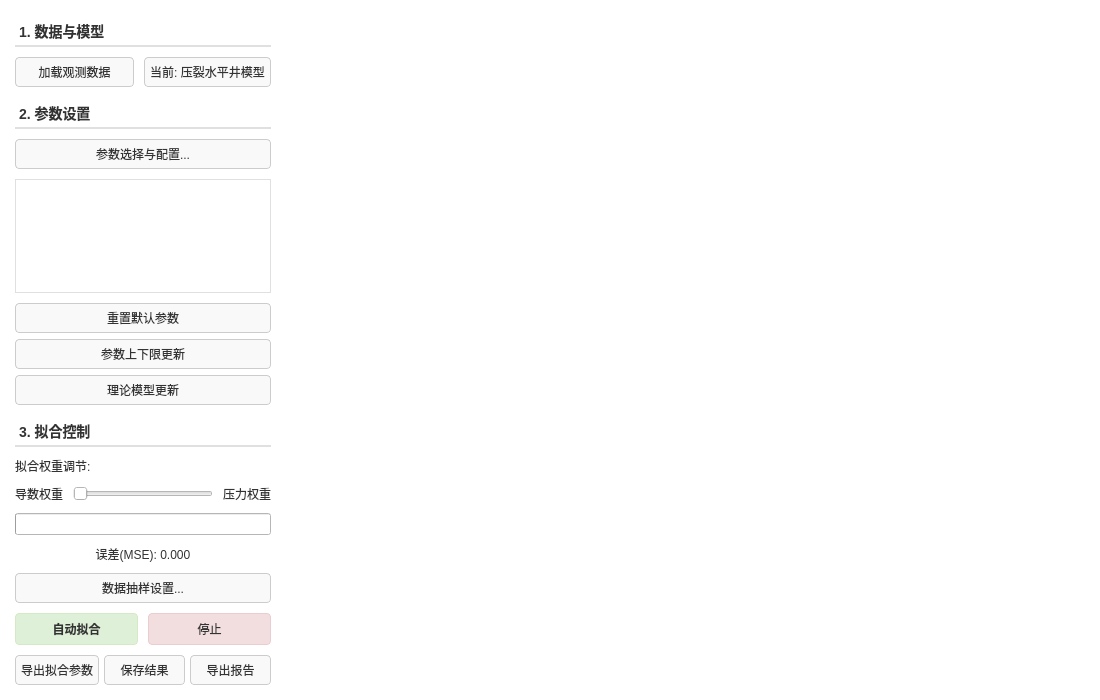
<?xml version="1.0" encoding="UTF-8"?>
<ui version="4.0">
 <class>FittingWidget</class>
 <widget class="QWidget" name="FittingWidget">
  <property name="geometry">
   <rect>
    <x>0</x>
    <y>0</y>
    <width>1100</width>
    <height>700</height>
   </rect>
  </property>
  <property name="windowTitle">
   <string>试井解释拟合</string>
  </property>
  <property name="styleSheet">
   <string notr="true">/* 全局背景纯白 */
QWidget {
        background-color: #ffffff;
        color: #333333;
        font-family: &quot;Microsoft YaHei&quot;;
}

/* 分裂器手柄：设为透明，完全消除分割线 */
QSplitter::handle {
        background-color: transparent;
}

/* 左侧面板：移除右边框，消除竖线 */
QWidget#leftPanelWidget {
    background-color: #ffffff;
    border: none;
}

/* 按钮通用样式 */
QPushButton {
        border: 1px solid #cccccc;
        border-radius: 4px;
        padding: 5px;
        background-color: #f9f9f9;
}
QPushButton:hover {
        background-color: #f0f0f0;
        border-color: #0078d7;
}
QPushButton:pressed {
        background-color: #e0e0e0;
}

/* 标题栏样式 */
QLabel#label_Section1, QLabel#label_Section2, QLabel#label_Section3 {
    font-weight: bold;
    font-size: 14px;
    color: #333;
    border-bottom: 2px solid #e0e0e0;
    padding-bottom: 3px;
    margin-top: 5px;
}
</string>
  </property>
  <layout class="QVBoxLayout" name="verticalLayout_Main">
   <property name="spacing">
    <number>0</number>
   </property>
   <property name="leftMargin">
    <number>0</number>
   </property>
   <property name="topMargin">
    <number>0</number>
   </property>
   <property name="rightMargin">
    <number>0</number>
   </property>
   <property name="bottomMargin">
    <number>0</number>
   </property>
   <item>
    <widget class="QSplitter" name="splitter">
     <property name="orientation">
      <enum>Qt::Orientation::Horizontal</enum>
     </property>
     <property name="handleWidth">
      <number>1</number>
     </property>
     <widget class="QWidget" name="leftPanelWidget" native="true">
      <property name="minimumSize">
       <size>
        <width>250</width>
        <height>0</height>
       </size>
      </property>
      <layout class="QVBoxLayout" name="verticalLayout_Left">
       <property name="spacing">
        <number>10</number>
       </property>
       <property name="leftMargin">
        <number>15</number>
       </property>
       <property name="topMargin">
        <number>15</number>
       </property>
       <property name="rightMargin">
        <number>15</number>
       </property>
       <property name="bottomMargin">
        <number>15</number>
       </property>
       <item>
        <widget class="QLabel" name="label_Section1">
         <property name="text">
          <string>1. 数据与模型</string>
         </property>
        </widget>
       </item>
       <item>
        <layout class="QHBoxLayout" name="horizontalLayout_DataModel">
         <item>
          <widget class="QPushButton" name="btnLoadData">
           <property name="text">
            <string>加载观测数据</string>
           </property>
          </widget>
         </item>
         <item>
          <widget class="QPushButton" name="btn_modelSelect">
           <property name="text">
            <string>当前: 压裂水平井模型</string>
           </property>
          </widget>
         </item>
        </layout>
       </item>
       <item>
        <widget class="QLabel" name="label_Section2">
         <property name="text">
          <string>2. 参数设置</string>
         </property>
        </widget>
       </item>
       <item>
        <widget class="QPushButton" name="btnSelectParams">
         <property name="text">
          <string>参数选择与配置...</string>
         </property>
        </widget>
       </item>
       <item>
        <widget class="QTableWidget" name="tableParams">
         <property name="sizePolicy">
          <sizepolicy hsizetype="Expanding" vsizetype="Expanding">
           <horstretch>0</horstretch>
           <verstretch>0</verstretch>
          </sizepolicy>
         </property>
         <property name="styleSheet">
          <string notr="true">border: 1px solid #e0e0e0;
background-color: white;</string>
         </property>
         <property name="alternatingRowColors">
          <bool>true</bool>
         </property>
         <attribute name="verticalHeaderVisible">
          <bool>false</bool>
         </attribute>
        </widget>
       </item>
       <item>
        <layout class="QVBoxLayout" name="verticalLayout_ParamTools">
         <property name="spacing">
          <number>6</number>
         </property>
         <item>
          <widget class="QPushButton" name="btnResetParams">
           <property name="text">
            <string>重置默认参数</string>
           </property>
          </widget>
         </item>
         <item>
          <widget class="QPushButton" name="btnUpdateLimits">
           <property name="text">
            <string>参数上下限更新</string>
           </property>
          </widget>
         </item>
         <item>
          <widget class="QPushButton" name="btnImportModel">
           <property name="text">
            <string>理论模型更新</string>
           </property>
          </widget>
         </item>
        </layout>
       </item>
       <item>
        <widget class="QLabel" name="label_Section3">
         <property name="text">
          <string>3. 拟合控制</string>
         </property>
        </widget>
       </item>
       <item>
        <widget class="QLabel" name="label_WeightTitle">
         <property name="text">
          <string>拟合权重调节:</string>
         </property>
        </widget>
       </item>
       <item>
        <layout class="QHBoxLayout" name="horizontalLayout_Weight">
         <item>
          <widget class="QLabel" name="label_ValDerivative">
           <property name="text">
            <string>导数权重</string>
           </property>
          </widget>
         </item>
         <item>
          <widget class="QSlider" name="sliderWeight">
           <property name="orientation">
            <enum>Qt::Orientation::Horizontal</enum>
           </property>
          </widget>
         </item>
         <item>
          <widget class="QLabel" name="label_ValPressure">
           <property name="text">
            <string>压力权重</string>
           </property>
          </widget>
         </item>
        </layout>
       </item>
       <item>
        <widget class="QProgressBar" name="progressBar">
         <property name="value">
          <number>0</number>
         </property>
         <property name="textVisible">
          <bool>false</bool>
         </property>
        </widget>
       </item>
       <item>
        <widget class="QLabel" name="label_Error">
         <property name="text">
          <string>误差(MSE): 0.000</string>
         </property>
         <property name="alignment">
          <set>Qt::AlignmentFlag::AlignCenter</set>
         </property>
        </widget>
       </item>
       <item>
        <widget class="QPushButton" name="btnSamplingSettings">
         <property name="text">
          <string>数据抽样设置...</string>
         </property>
        </widget>
       </item>
       <item>
        <layout class="QHBoxLayout" name="horizontalLayout_Actions">
         <item>
          <widget class="QPushButton" name="btnRunFit">
           <property name="styleSheet">
            <string notr="true">background-color: #dff0d8;
border: 1px solid #d6e9c6; padding: 6px; font-weight: bold;</string>
           </property>
           <property name="text">
            <string>自动拟合</string>
           </property>
          </widget>
         </item>
         <item>
          <widget class="QPushButton" name="btnStop">
           <property name="styleSheet">
            <string notr="true">background-color: #f2dede;
border: 1px solid #ebccd1; padding: 6px;</string>
           </property>
           <property name="text">
            <string>停止</string>
           </property>
          </widget>
         </item>
        </layout>
       </item>
       <item>
        <layout class="QHBoxLayout" name="horizontalLayout_Exports">
         <property name="spacing">
          <number>5</number>
         </property>
         <item>
          <widget class="QPushButton" name="btnExportData">
           <property name="text">
            <string>导出拟合参数</string>
           </property>
          </widget>
         </item>
         <item>
          <widget class="QPushButton" name="btnSaveFit">
           <property name="text">
            <string>保存结果</string>
           </property>
          </widget>
         </item>
         <item>
          <widget class="QPushButton" name="btnExportReport">
           <property name="text">
            <string>导出报告</string>
           </property>
          </widget>
         </item>
        </layout>
       </item>
      </layout>
     </widget>
     <widget class="QWidget" name="plotContainer" native="true">
      <property name="sizePolicy">
       <sizepolicy hsizetype="Expanding" vsizetype="Expanding">
        <horstretch>1</horstretch>
        <verstretch>0</verstretch>
       </sizepolicy>
      </property>
      <layout class="QVBoxLayout" name="verticalLayout_Plot">
       <property name="spacing">
        <number>0</number>
       </property>
       <property name="leftMargin">
        <number>0</number>
       </property>
       <property name="topMargin">
        <number>0</number>
       </property>
       <property name="rightMargin">
        <number>0</number>
       </property>
       <property name="bottomMargin">
        <number>0</number>
       </property>
      </layout>
     </widget>
    </widget>
   </item>
  </layout>
 </widget>
 <resources/>
 <connections/>
</ui>
